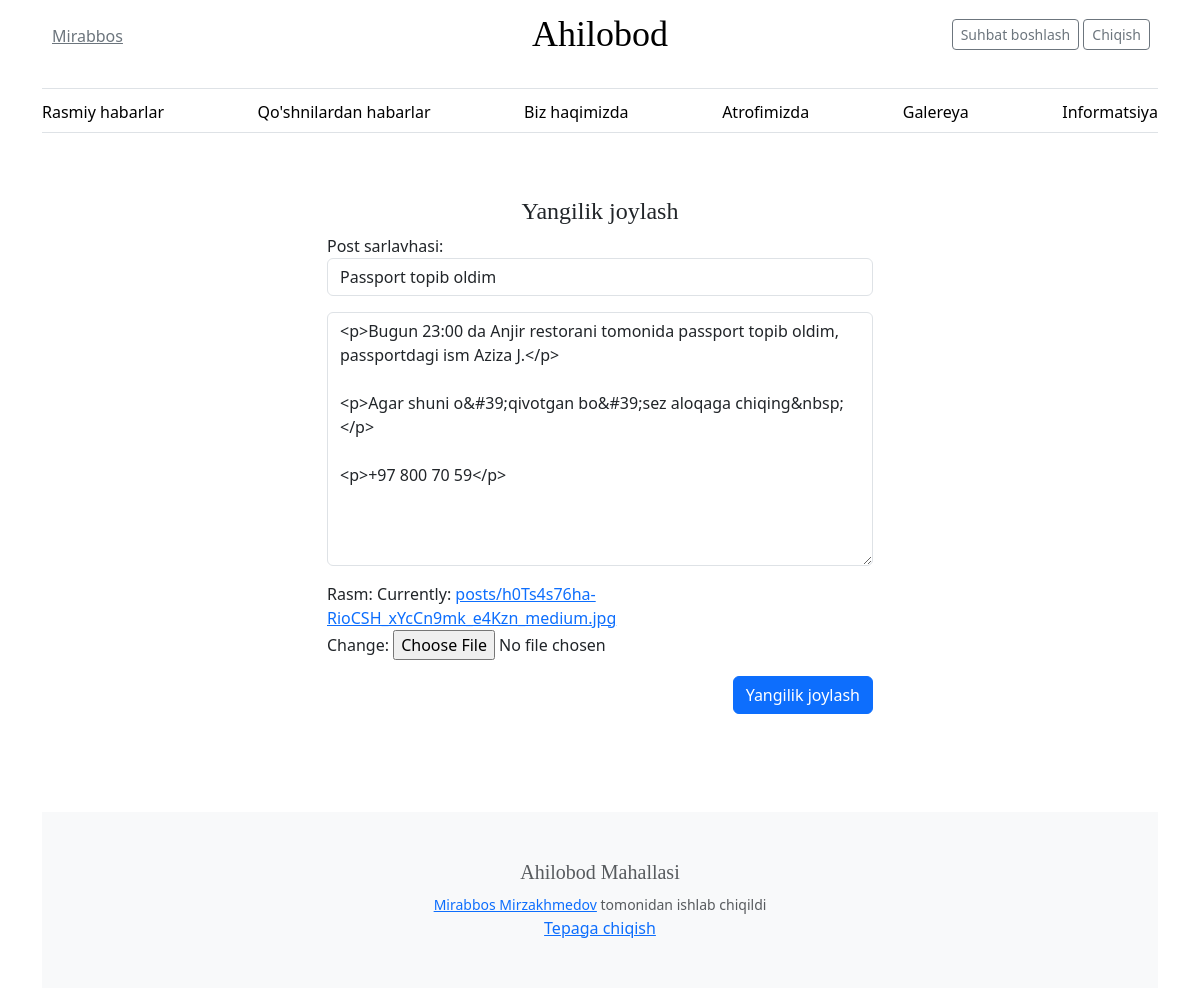
The app's page /9/neighbor-post-update (signed in), older data.
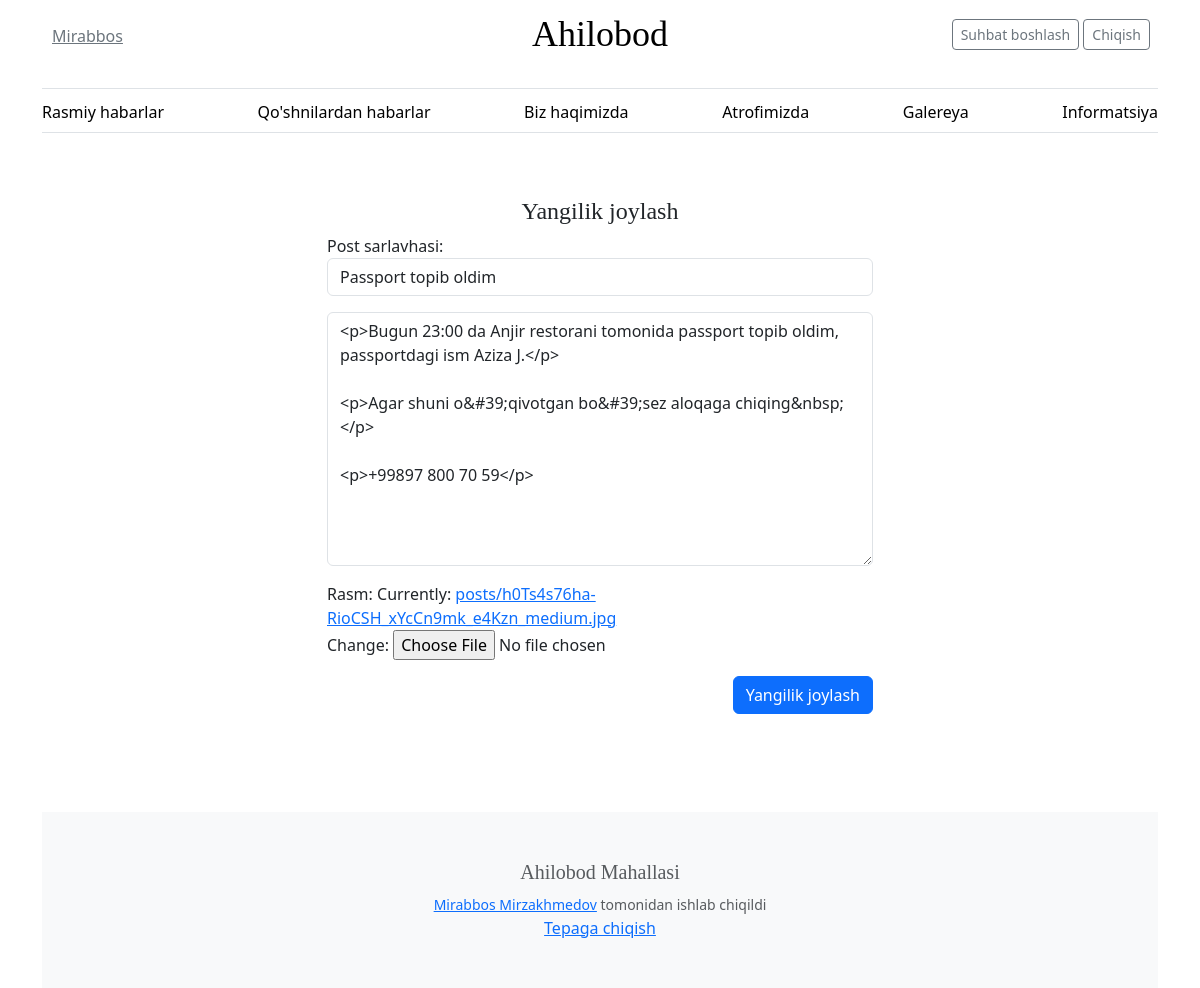
The same page, newer data.
### webapp/models.py (models this page shows, shortened)
class PostNeighbors(models.Model):
    n_post_id = models.AutoField(primary_key=True)
    title = models.CharField(max_length=255)
    full_text = RichTextField(blank=True, null=True)
    created_at = models.DateTimeField(default=timezone.now)
    user_id = models.ForeignKey(User, on_delete=models.CASCADE,
                                related_name='neighbors_posts')
    updated_at = models.DateTimeField(auto_now=True)
    image = models.ImageField(upload_to='posts/',
                              default='posts/default.webp')

### webapp/views.py (the view)
# urls.py: path('<int:pk>/neighbor-post-update', views.NeighborPostUpdateView.as_view(), name='neighbor-post-update'),
class NeighborPostUpdateView(LoginRequiredMixin, UpdateView):
    login_url = '/login/'
    model = PostNeighbors
    template_name = 'webapp/create.html'
    form_class = PostForm
    def dispatch(self, request, *args, **kwargs):
        self.object = self.get_object()
        if self.request.user.pk != self.object.user_id_id:
            messages.success(request, 'Bu yerda sizga ruxsat berilmagan.')
            return redirect('home')
        return super().dispatch(request, *args, **kwargs)

### webapp/forms.py
class PostForm(forms.ModelForm):
    class Meta:
        model = Post
        fields = ['title', 'full_text', 'image']
        labels = {'title': 'Post sarlavhasi', 'full_text': '', 'image': 'Rasm'}
        widgets = {
            'title': forms.TextInput(attrs={
                'class': 'form-control',
                'placeholder': 'Post sarlavhasi'
            }),
            'full_text': forms.Textarea(attrs={
                'class': 'form-control',
                'placeholder': 'Toʻliq matnni joylash'
            })
        }

### webapp/templates/webapp/create.html (shortened to what this page needs)
{% extends 'webapp/layout.html' %}
{% block body%}
<br><br>
<form class="form-signin w-50 m-auto" method="post" enctype="multipart/form-data">
<h4 style="text-align: center">Yangilik joylash</h4>
    {{ form.as_p }}
    <div style="text-align: right">
        <input type="submit" value="Yangilik joylash" class="btn btn-primary">
    </div>
</form>
<br><br>
{% endblock%}

Row changes from the older to the newer data that the page shows:
changed PostNeighbors "Passport topib oldim": full_text "…o&#39;qivotgan bo&#39;sez aloqaga chiqing&nbsp;</p> <p>+97 800 70 59</p>" → "…o&#39;qivotgan bo&#39;sez aloqaga chiqing&nbsp;</p> <p>+99897 800 70 59</p>"
